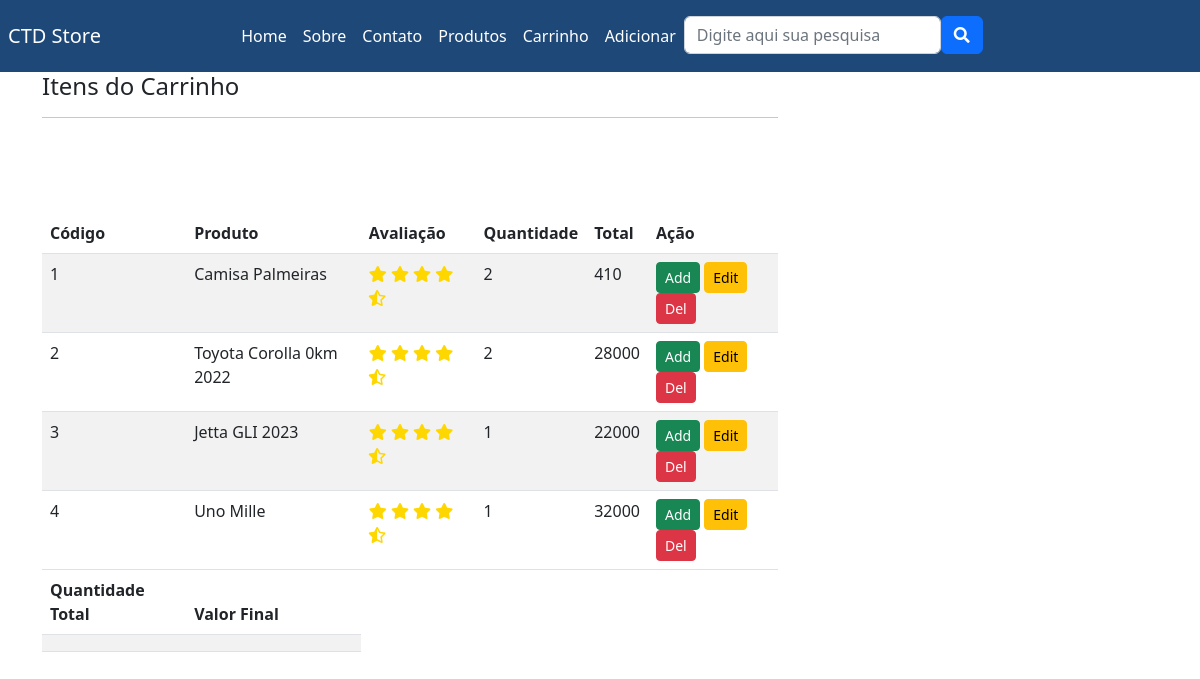
Page /meu-carro/ (signed in) on the committed database.
### lojaapp/models.py (models this page shows, shortened)
class CarroProduto(models.Model):
    carro = models.ForeignKey(Carro, on_delete=models.CASCADE)
    produto = models.ForeignKey(Produto, on_delete=models.CASCADE)
    avaliacao = models.PositiveIntegerField()
    quantidade = models.PositiveIntegerField()
    subtotal = models.PositiveIntegerField()

class Produto(models.Model):
    titulo = models.CharField(max_length=200)
    slug = models.SlugField(unique=True)
    categoria = models.ForeignKey(Categoria, on_delete=models.CASCADE)
    image = models.ImageField(upload_to='produtos')
    preco_mercado = models.PositiveIntegerField()
    venda = models.PositiveIntegerField()
    descricao = models.TextField()
    garantia = models.CharField(max_length=300, null=True, blank=True)
    return_devolucao = models.CharField(max_length=300, null=True, blank=True)
    visualizacao = models.PositiveIntegerField()

### lojaapp/views.py (the view)
# urls.py: path("meu-carro/",MeuCarroView.as_view(), name="meucarro"),
class MeuCarroView(TemplateView):
    template_name = "meucarro.html"
    def get_context_data(self, **kwargs):
        context = super().get_context_data(**kwargs)
        carro_id = self.request.session.get('carro_id', None)
        total_quantity = CarroProduto.objects.filter(carro_id=carro_id).aggregate(Sum('quantidade'))['quantidade__sum']
        total_value = CarroProduto.objects.filter(carro_id=carro_id).aggregate(Sum('subtotal'))['subtotal__sum']
        if carro_id:
            carro = Carro.objects.get(id=carro_id)
        else:
            carro = None
        context['carro'] = carro
        return context

### templates/meucarro.html (shortened to what this page needs)
{% extends "base.html" %}
{% block content %}
<div class="container">
  <div class="row">
    <div class="col-md-8">
      <h4 class="mb-3">Itens do Carrinho</h4>
      <table class="table table-striped .mx-auto">
        <thead class="thead-dark">
            <tr>
              <th>Código</th>
              <th>Produto</th>
              <th>Avaliação</th>
              <th>Quantidade</th>
              <th>Total</th>
              <th>Ação</th>
            </tr>
        </thead>
        <tbody>
          {% for cp in carro.carroproduto_set.all %}
            <tr>
              <td>{{forloop.counter}}</td>
              <td>{{cp.produto.titulo}}</td>
              <td>
                <i id="star" style="color: gold;" class="fas fa-star"></i>
                <i id="star" style="color: gold;" class="fas fa-star"></i>
                <i id="star" style="color: gold;" class="fas fa-star"></i>
                <i id="star" style="color: gold;" class="fas fa-star"></i>
                <i id="star" style="color: gold;" class="fas fa-star-half-alt"></i>
              </td>
              <td>{{cp.quantidade}}</td>
              <td>{{cp.subtotal}}</td>
              <td>
                <a href="" class="btn btn-success btn-sm">Add</a>
                <a href="" class="btn btn-warning btn-sm">Edit</a>
                <a href="" class="btn btn-danger btn-sm">Del</a>
              </td>
            </tr>
          {% endfor %}
        </tbody>
        <thead class="thead-dark">
          <tr>
            <hr>
            <th>Quantidade Total</th>
            <th>Valor Final</th>
          </tr>
        </thead>
        <tbody>
            <tr>
              <td>{{ total_quantity }}</td>
              <td>{{ total_value }}</td>
            </tr>
        </tbody>
        <pre>
        </pre>
      </table>
    </div>
  </div>
</div>
{% endblock %}

### rows in the picture
CarroProduto: produto.titulo "Camisa Palmeiras", quantidade "2", subtotal "410"
CarroProduto: produto.titulo "Toyota Corolla 0km 2022", quantidade "2", subtotal "28000"
CarroProduto: produto.titulo "Jetta GLI 2023", quantidade "1", subtotal "22000"
CarroProduto: produto.titulo "Uno Mille", quantidade "1", subtotal "32000"
